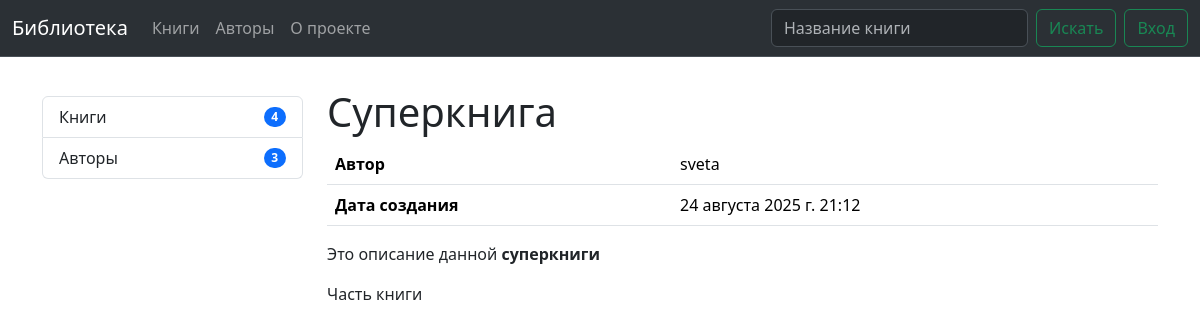
Page /books/1/ on the committed database.
### library/models.py (models this page shows, shortened)
class Book(models.Model):
    title = models.CharField(max_length=250, unique=True)
    author = models.ForeignKey(User, on_delete=models.DO_NOTHING)
    description = HTMLField(null=True, blank=True)
    image = models.ImageField(null=True, blank=True, upload_to='books/')
    parts_num = models.PositiveIntegerField(default=0)
    created_at = models.DateTimeField(auto_now_add=True)
    updated_at = models.DateTimeField(auto_now=True)

### library/views.py (the view)
# urls.py: path('books/<int:pk>/', BookDetailsView.as_view(), name='book_details'),
class BookDetailsView(DetailView):
    model = Book
    template_name = 'library/book-details.html'
    context_object_name = 'book'

### library/context_processors.py (called while the page is built)
def menu_data(request):
    return {
        'authors_count': Profile.objects.filter(isAuthor=True).count(),
        'friends_count': request.user.profile.friends.count() if request.user.is_authenticated and hasattr(request.user, 'profile') else 0,
        'books_count': Book.objects.all().count(),
    }

### library/templates/library/book-details.html (shortened to what this page needs)
{% extends 'base-user.html' %}
{% block main %}
    <h1 class="mt-3">{{ book.title }}</h1>
    <table class="table">
      <tbody>
        <tr>
          <th>Автор</th>
          <td>{{ book.author.username }}</td>
        </tr>
        <tr>
          <th>Дата создания</th>
          <td>{{ book.created_at }}</td>
        </tr>
      </tbody>
    </table>
    <div class="book-description mt-3">{{ book.description|safe }}</div>
    <div class="book-description mt-3">Часть книги</div>
{% endblock %}

### static/css/base.css (style rules this page uses)
html, body { height: 100%; }

### rows in the picture
Book: title "Суперкнига", author.username "sveta", created_at "24 августа 2025 г. 21:12", description "Это описание данной суперкниги"

### other values in the picture
{{ books_count }} "4"
{{ authors_count }} "3"
